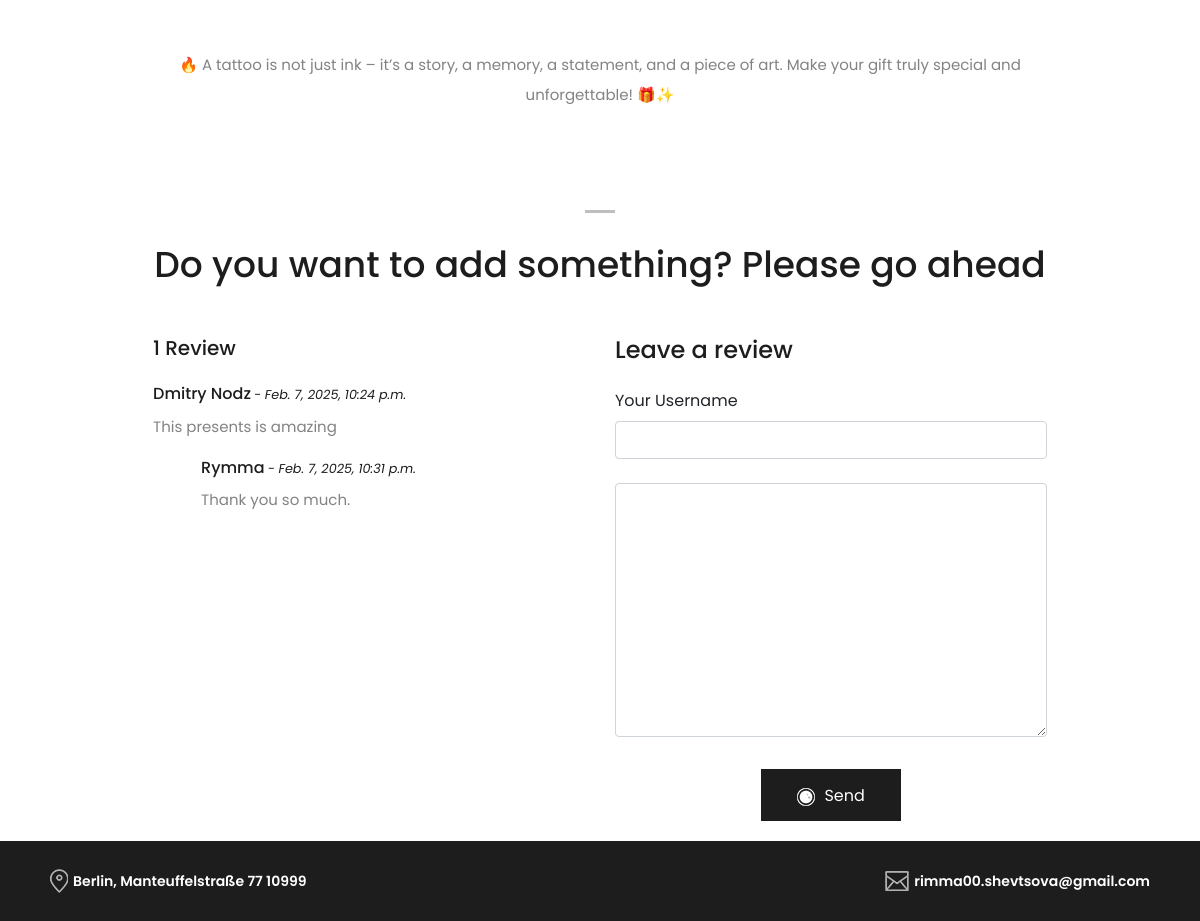
The page /en/blog/perfect-gift (lower part) on the database as committed earlier.
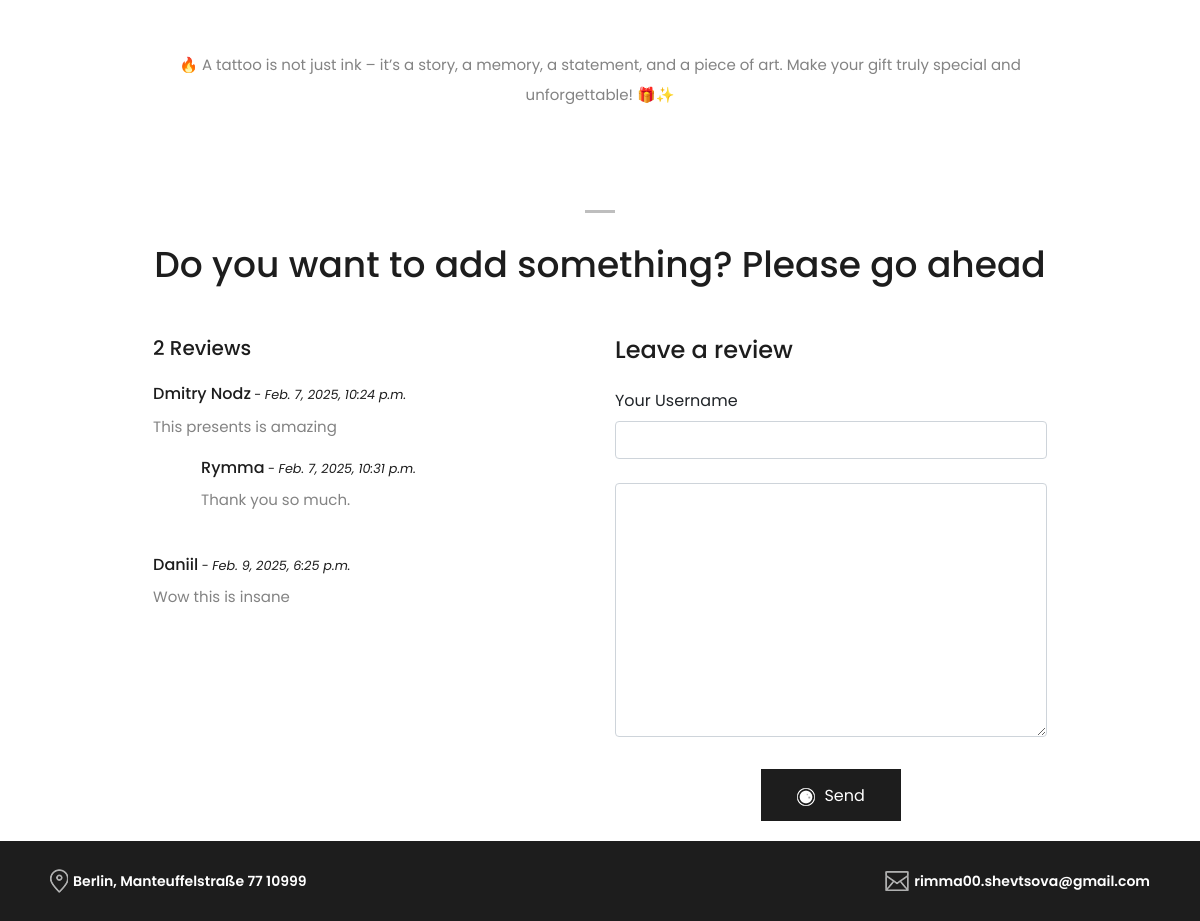
The same page on the database as committed later.
### blog/models.py (models this page shows, shortened)
class Comment(models.Model):
    post = models.ForeignKey(Post, on_delete=models.CASCADE, related_name='comments')
    username = models.CharField(max_length=200)
    body = models.TextField()
    parent = models.ForeignKey('self', blank=True, null=True, related_name='children', on_delete=models.CASCADE)
    created = models.DateTimeField(auto_now_add=True)
    updated = models.DateTimeField(auto_now=True)
    active = models.BooleanField(default=True)
    class Meta:
        ordering = ['created']
        indexes = [models.Index(fields=['created']), ]

### blog/views.py (the view, shortened to what this page needs)
# urls.py: path('<slug:slug>', views.detail_post, name='post_detail'),
@ratelimit(key='ip', rate='2/10m', method='POST', block=False)
def detail_post(request, slug):
    is_limited: bool = getattr(request, 'limited', False)
    post = get_object_or_404(Post, slug=slug)
    form = CommentForm(request.POST or None)
    comments = post.comments.filter(parent=None)
    context = {
        'post': post,
        'form': form,
        'comments': comments,
        'is_limited': is_limited,
    }
    return render(request, 'blog/post.html', context)

### blog/form.py
class CommentForm(forms.ModelForm):
    class Meta:
        model = Comment
        fields = ('username', 'body', )
        widgets = {
            'username': forms.TextInput(attrs={'class': 'form-control'}),
            'body': forms.Textarea(attrs={'class': 'form-control'}),
        }

### blog/templates/blog/post.html (shortened to what this page needs)
{% extends 'base.html' %}
{%load static%}
{%block content%}
    <section class="blog-area section_padding_100 mt-100">
        <div class="container">
            <div class="row justify-content-center">
                <div class="col-10">
                    <div class="single-blog-area text-center mb-100 wow fadeInUpBig" data-wow-delay="100ms" data-wow-duration="1s">
                        <div class="blog-content">
                            <p>{{ post.content|linebreaks }}</p>
                        </div>
                    </div>
                </div>
                <section id="commentForm" class="contact-area section_padding_10 mt-10">
                    <div class="container">
                        <div class="tab-pane fade show active" id="tab-pane-3">
                            <div class="contact-heading-text text-center mb-10">
                                <span></span>
                                <h2>Do you want to add something? Please go ahead</h2>
                            </div>
                            <div class="row">
                                <div class="wow fadeInUpBig col-md-6" id="comments-container">
                                    <h5 class="mb-4">
                                         {% with comments.count as total_comments %}
                                             {{ total_comments }} Review{{ total_comments|pluralize }}
                                        {% endwith %}
                                    </h5>
                                    {% for comment in comments %}
                                        <div class="media mb-4">
                                            <div class="media-body">
                                                <h6>{{ comment.username }}<small> - <i>{{ comment.created }}</i></small>
                                                </h6>
                                                <p>{{ comment.body }}</p>
                                                {% if comment.children.all %}
                                                    <div class="ml-5">
                                                        {% include 'blog/comment.html' with comments=comment.children.all %}
                                                    </div>
                                                {% endif %}
                                            </div>
                                        </div>
                                    {% endfor %}
                                </div>
                                <div class="col-md-6 wow fadeInUpBig">
                                    <h4 class="mb-4">Leave a review</h4>
                                    <form action="" method="post" >
                                        <div class="form-group">
                                            <label> Your Username </label>
                                            {{ form.username }}
                                            <br>
                                            <div class="col-14">
                                                {{ form.body }}
                                            </div>
                                        </div>
                                        <div class="col-12 text-center">
                                            <button type="submit" class="btn studio-btn mt-3">
                                                <img src="{% static 'img/core-img/logo-icon.png' %}" alt=""> Send
                                            </button>
                                        </div>
                                    </form>
                                </div>
                            </div>
                        </div>
                    </div>
                </section>
            </div>
        </div>
    </section>
{%endblock%}

### blog/templates/blog/comment.html (shortened to what this page needs)
{% for comment in comments %}
<div class="media">
    <div class="media-body">
        <h6>{{ comment.username }}<small> - <i>{{ comment.created }}</i></small></h6>
        <p>{{ comment.body }}</p>
    </div>
</div>
{% endfor %}

Rows that differ between the two databases and show on the page:
added Comment: username "Daniil", created "Feb. 9, 2025, 6:25 p.m.", body "Wow this is insane", shown under "2 Reviews"
Other text that changed with them:
{{ total_comments }}: "1" → "2"
